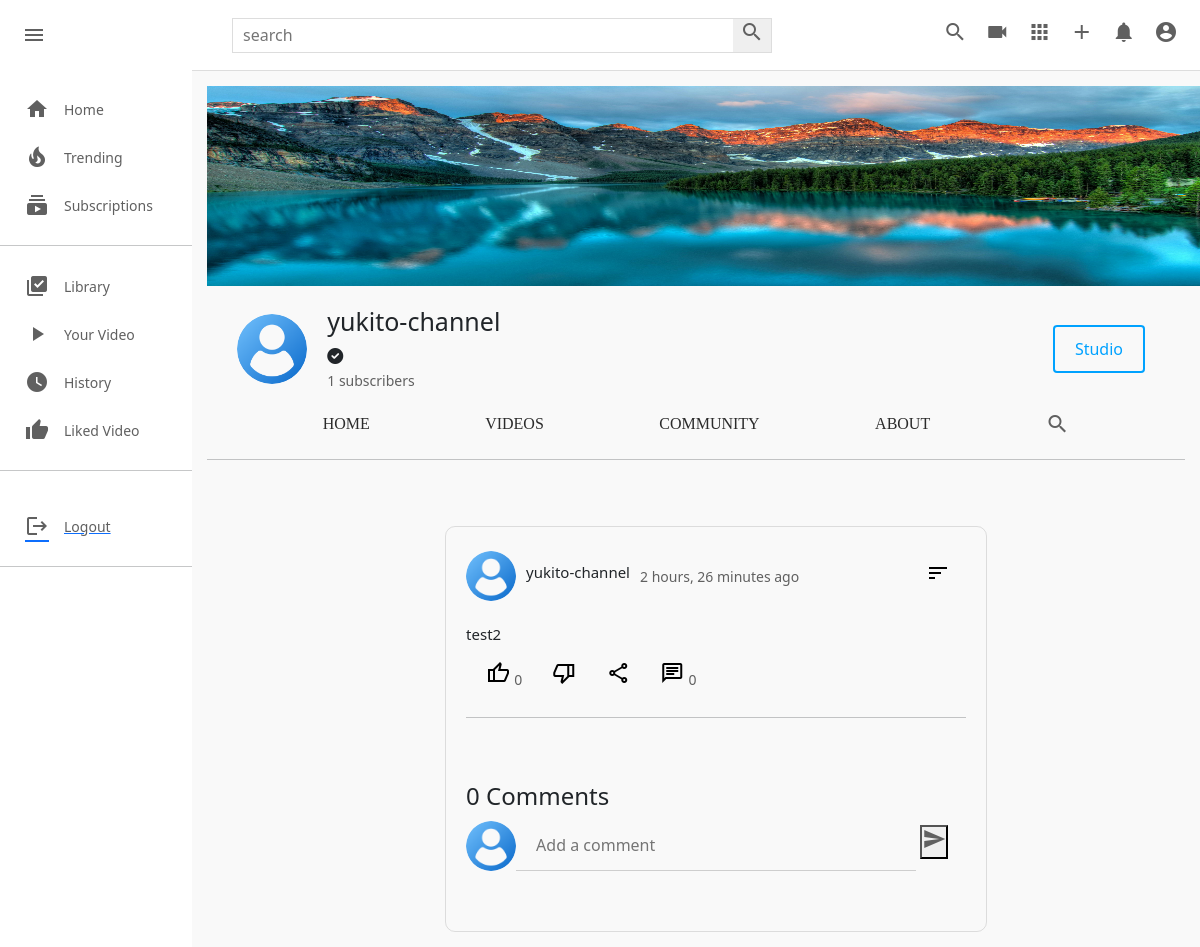
Before: /c/1/community/9/ (signed in) with the older database file.
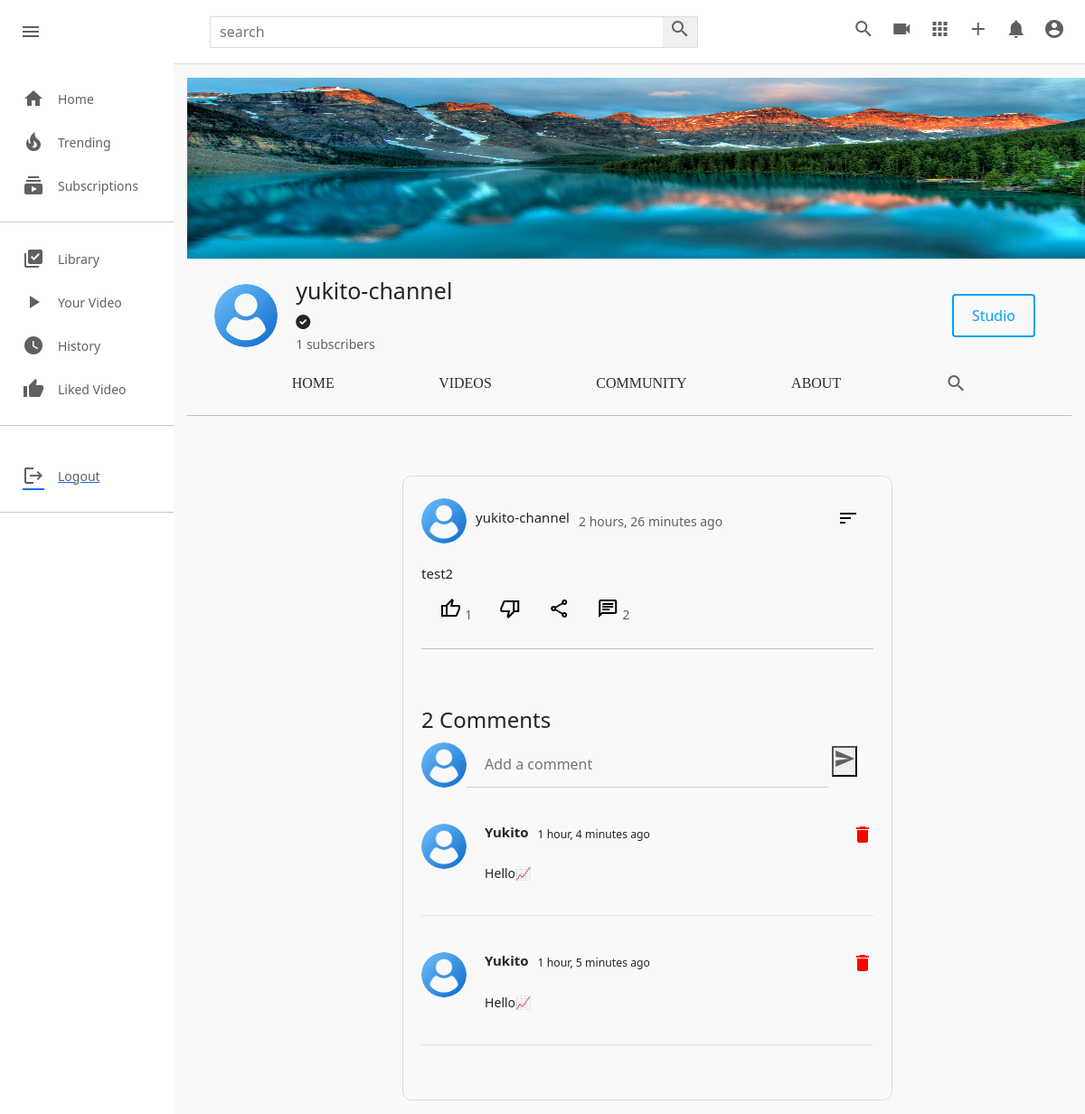
After: the same page with the newer database file.
### channel/models.py (models this page shows, shortened)
class Channel(models.Model):
    channel_art=models.ImageField(upload_to=user_directory_path,default='images/channel-art.jpg')
    image=models.ImageField(upload_to=user_directory_path,default='images/user-image.png')
    full_name=models.CharField(max_length=100)
    channel_name=models.CharField(max_length=100)
    description=models.TextField(null=True,blank=True)
    keyword=TaggableManager(blank=True)
    date=models.DateTimeField(auto_now_add=True)
    status=models.CharField(choices=STATUS,max_length=100,default='Active')
    user=models.OneToOneField(User,on_delete=models.SET_NULL,null=True,related_name="channel")
    subscribers=models.ManyToManyField(User,related_name="user_subs",blank=True)
    verified=models.BooleanField(default=False)
    total_view=models.PositiveIntegerField(default=0)
    business_email=models.EmailField(null=True,blank=True)
    make_business_email_public=models.BooleanField(default=False)
    business_location=models.CharField(null=True,blank=True,max_length=100)
    make_business_location_public=models.BooleanField(default=False)
    website=models.URLField(default='https://www.udemy.com/home')
    instagram=models.URLField(default='https://www.udemy.com/home')
    facebook=models.URLField(default='https://www.udemy.com/home')
    twitter=models.URLField(default='https://www.udemy.com/home')

class Community(models.Model):
    channel=models.ForeignKey(Channel,on_delete=models.CASCADE)
    image=models.ImageField(upload_to=user_directory_path,null=True,blank=True)
    content=models.TextField(null=True,blank=True)
    date=models.DateTimeField(auto_now_add=True)
    status=models.CharField(choices=STATUS,default='Active',max_length=100)
    likes=models.ManyToManyField(User,blank=True)
    class Meta:
        verbose_name='Community'
        verbose_name_plural='Community Posts'

class CommunityComment(models.Model):
    community=models.ForeignKey(Community,on_delete=models.CASCADE,related_name="comments")
    user=models.ForeignKey(User,on_delete=models.CASCADE)
    comment=models.TextField()
    date=models.DateTimeField(auto_now_add=True)
    active=models.BooleanField(default=True)
    class Meta:
        verbose_name='Community Comments'
        verbose_name_plural='Community Comments'

### userauths/models.py (models this page shows, shortened)
class User(AbstractUser):
    username=models.CharField(max_length=100)
    email=models.EmailField(unique=True,null=True)
    USERNAME_FIELD='email'
    REQUIRED_FIELDS=['username']

### channel/views.py (the view)
# urls.py: path("<channel_name>/community/<int:community_id>/",views.channel_community_detail,name='channel-community-detail'),
def channel_community_detail(request,channel_name,community_id):
    channel = get_object_or_404(Channel,id=channel_name)
    community = Community.objects.get(channel=channel,status='Active',id=community_id)
    comments=CommunityComment.objects.filter(community=community,active=True).order_by('-date')
    context={
        'channel': channel,
        'community':community,
        'comments': comments,
    }
    return render(request,'channel/channel_community_detail.html',context)

### templates/channel/channel_community_detail.html (shortened to what this page needs)
{% extends 'base.html' %}
{% load static %}
{% block style %}
<link rel="stylesheet" href="{% static 'css/style.css' %}" type="text/css">
<link rel="stylesheet" href="{% static 'css/channel-community.css' %}" type="text/css">
<link rel="stylesheet" href="{% static 'css/channel.css' %}" type="text/css">
<link rel="stylesheet" href="{% static 'css/dropdown.css' %}" type="text/css">
{% endblock style %}
{% block content %}
    <div class="mainBody">
        {% include 'partials/sidebar.html' %}
        <div class="videos">
            {% include 'channel/partials/channel-header.html' %}
            <div class="video-container">
                <div class="content-border">
                    <div class="content-div">
                        <div class="header-comm">
                            <div class="channel-details">
                                {% if community.channel.image %}
                                <img src="{{community.channel.image.url}}" class="channel-img-com" alt="">
                                {% else %}
                                <img src="https://thumbs.dreamstime.com/b/default-avatar-profile-vector-user-profile-default-avatar-profile-vector-user-profile-profile-179376714.jpg" class="channel-img-com" alt="">
                                {% endif %}
                                <h5>{{community.channel.channel_name}}</h5>
                                <span>{{ community.date|timesince }} ago</span>
                            </div>
                            <div class="dropdown">
                                <button class="dropbtn">
                                    <i class="material-symbols-outlined">sort</i>
                                </button>
                                </div>
                        </div>
                        <div class="content">
                            <h3>{{ community.content }}</h3>
                        </div>
                        <div class="icon-section">
                            <div class="single-icon">
                                <a href="{% url 'com_add_like' community.id %}"><i class="material-icons material-symbols-outlined">thumb_up</i></a>
                                <span>{{ community.likes.all.count }}</span>
                            </div>
                            <div class="single-icon">
                                <a href="{% url 'com_add_like' community.id %}"><i class="material-icons material-symbols-outlined">thumb_down</i></a>
                            </div>
                            <div class="single-icon">
                                <i class="material-icons material-symbols-outlined">share</i>
                            </div>
                            <div class="single-icon">
                                <i class="material-icons material-symbols-outlined">chat</i>
                                <span>{{community.comments.all.count}}</span>
                            </div>
                        </div>
                        <hr><br><br>
                        <div class="comment-section">
                            <h4>{{ community.comments.all.count }} Comment{{ community.comments.all.count|pluralize }}</h4>
                            <div class="create-comment">
                                <div class="create-comment-img">
                                    <img src="{{request.user.channel.image.url}}" alt="">
                                </div>
                                <form action="{% url 'create-comment' community.id %}" method="POST">
                                    <div class="create-comment-input">
                                        <input class="comment-class" name="comment" id="comment" type="text" placeholder="Add a comment">
                                        <button type="submit"><i class="material-icons">send</i></button>
                                    </div>
                                </form>
                            </div>
                            {% for c in comments %}
                            <div class="comment-wrap">
                                <div class="comments">
                                    <div class="comment-img">
                                        <img src="{{request.user.channel.image.url}}" alt="">
                                    </div>
                                    <div class="comment-content">
                                        <div class="comment-header">
                                            <h4><b>{{ c.user.username|title }}</b></h4>
                                            <p><small>{{c.date|timesince}} ago</small></p>
                                        </div>
                                        <p>{{ c.comment }}</p>
                                    </div>
                                </div>
                                {% if c.user == request.user %}
                                <div class="delete-comment">
                                    <a href=""><i class="material-icons">delete</i></a>
                                </div>
                                {% endif %}
                            </div>
                            {% endfor %}
                        </div>
                    </div>
                </div>
            </div>
        </div>
    </div>
{% endblock content %}

### templates/base.html (shortened to what this page needs)
{% load static %}
<!DOCTYPE html>
<html lang="en">
<head>
    {% block style %}
    {% endblock style %}
    <link rel="stylesheet" href="https://use.fontawesome.com/releases/v6.0.0/css/all.css" />
</head>
<body>
    <div class="header">
        <div class="header-left">
            <i id="menu" class="material-icons">menu</i>
            <a href="{% url 'index' %}">
            </a>
        </div>
        <div class="header-search">
            <form action="{% url 'search' %}" method="GET">
                <input type="text" placeholder="search" name="q">
                <button><i class="material-icons">search</i></button>
            </form>
        </div>
        <div class="header-icons">
            <i class="material-icons display-this">search</i>
            <a href="{% url 'video-upload' %}"><i class="material-icons ">videocam</i></a>
            <i class="material-icons display-this">apps</i>
            {% if request.user.is_authenticated %}
            <a href="{% url 'create-post' request.user.channel.id %}"><i class="material-icons">add</i></a>
            {% else %}
            <a href=""><i class="material-icons">add</i></a>
            {% endif %}
            <i class="material-icons display-this">notifications</i>
            {% if request.user.is_authenticated %}
            <a href="{% url 'channel-profile' request.user.channel.id %}"><i id="drop-down" class="material-icons display-this">account_circle</i></a>
            {% else %}
            <a href="#"><i id="drop-down" class="material-icons display-this">account_circle</i></a>
            {% endif %}
        </div>
    </div>
    {% block content %}
    {% endblock content %}
</body>
</html>

### templates/partials/sidebar.html
<div class="sidebar">
    <div class="sidebar-categories">
        <div class="sidebar-category">
            <i class="material-icons">home</i>
            <span>Home</span>
        </div>
        <div class="sidebar-category">
            <i class="material-icons">local_fire_department</i>
            <span>Trending</span>
        </div>
        <div class="sidebar-category">
            <i class="material-icons">subscriptions</i>
            <span>Subscriptions</span>
        </div>
        <hr>
        <div class="sidebar-category">
            <i class="material-icons">library_add_check</i>
            <span>Library</span>
        </div>
        <div class="sidebar-category">
            <i class="material-icons">play_arrow</i>
            <span>Your Video</span>
        </div>
        <div class="sidebar-category">
            <i class="material-icons">watch_later</i>
            <span>History</span>
        </div>
        <div class="sidebar-category">
            <i class="material-icons">thumb_up</i>
            <span>Liked Video</span>
        </div>
        <hr>
    </div>
    <div class="sidebar-categories">
        {% if not request.user.is_authenticated %}
        <a href="{% url 'sign-in' %}">
            <div class="sidebar-category">
                <i class="material-icons">login</i>
                <span>Login</span>
            </div>
        </a>
        {% else %}
        <a href="{% url 'sign-out' %}">
            <div class="sidebar-category">
                <i class="material-icons">logout</i>
                <span>Logout</span>
            </div>
        </a>
        {% endif %}
    </div>
    <hr>
</div>

### templates/channel/partials/channel-header.html (shortened to what this page needs)
{% include 'partials/alert.html' %}
<div class="channel-art">
    {% if channel.channel_art.url %}
    <img  src="{{ channel.channel_art.url }}" alt="">
    {% else %}
    <img src="https://wallpaper.dog/large/10702685.jpg" alt="">
    {% endif %}
</div>
<div class="channel-header flex">
    <div class="channel-img-title flex">
        {% if channel.image %}
        <img class="img" src="{{channel.image.url}}" alt="">
        {% else %}
        <img class="img" src="https://thumbs.dreamstime.com/b/default-avatar-profile-vector-user-profile-default-avatar-profile-vector-user-profile-profile-179376714.jpg" alt="">
        {% endif %}
        <div class="channel-image-texts">
            <h4 class="flex">{{channel.channel_name}}</h4>
            {% if channel.verified == True %} <i class="fas fa-check-circle"></i> {% endif %} <br>
            <span id="count">{{channel.subscribers.all.count}}</span><span> subscribers</span>
        </div>
    </div>
    <div class="channel-header-btns">
        {% if request.user == channel.user %}
        <div><a href="{% url 'studio' %}" class="channel-join">Studio</a></div>
        {% endif %}
    </div>
</div>
<div class="channel-header-links flex">
    <a href="{% url 'channel-profile' channel.id %}" class="display-this">Home</a>
    <a href="{% url 'channel-videos' channel.id %}" class="display-this">Videos</a>
    <a href="{% url 'channel-community' channel.id %}" class="dont-display-thdis">Community</a>
    <a href="{% url 'channel-about' channel.id %}" class="displhray-this">About</a>
    <a href="" class="dont-display-this"><i class="material-icons">search</i></a>
</div>
<hr>

### templates/partials/alert.html (shortened to what this page needs)
<link href="https://cdn.jsdelivr.net/npm/bootstrap@5.3.3/dist/css/bootstrap.min.css" rel="stylesheet">

Changed rows visible on the page:
computed for Community "test2": likes.all.count "0" → "1"; comments.all.count "0" → "2"
added CommunityComment: user.channel.image (picture), user.username "Yukito", date "1 hour, 4 minutes", comment "Hello📈"
added CommunityComment: user.channel.image (picture), user.username "Yukito", date "1 hour, 5 minutes", comment "Hello📈"
